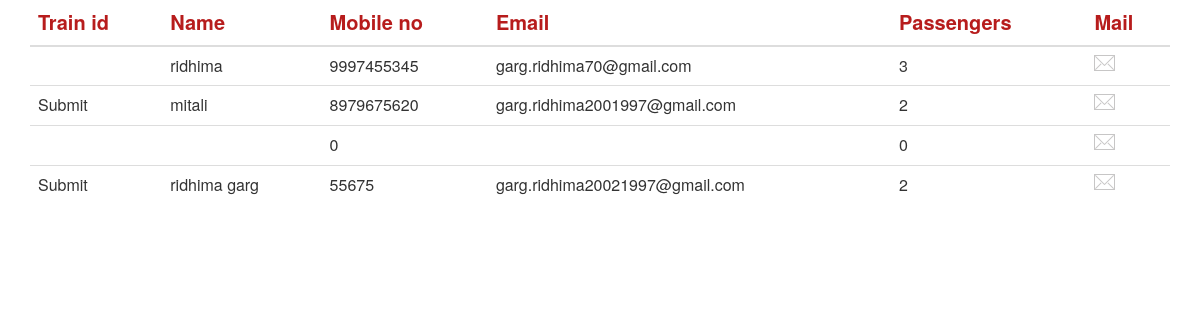
Screenshot of /trainfirstbooking.php with the database file from the repository.
### tables this page shows
CREATE TABLE `enquirytrainfirst` (
  `trainid` varchar(30) NOT NULL,
  `name` varchar(30) NOT NULL,
  `mobileno` bigint(30) NOT NULL,
  `email` varchar(30) NOT NULL,
  `passenger` int(30) NOT NULL
);

### trainfirstbooking.php (the view, shortened to what this page needs)
<?php include 'includes/connection.inc.php';?>
<head>
<link rel="stylesheet" type="text/css" href="css/style.css">
    <link rel="stylesheet" type="text/css" href="css/newstyle.css">
<link rel="stylesheet" href="https://maxcdn.bootstrapcdn.com/bootstrap/3.3.7/css/bootstrap.min.css">
</head>
<div class="container">
  <table class="table table-hover">
    <thead style="color:#B71C1C; font-weight:bolder; font-size:20px;">
      <tr>
        <th>Train id</th>
        <th>Name</th>
        <th>Mobile no</th>
        <th>Email</th>
        <th>Passengers</th>
        <th>Mail</th>
      </tr>
    </thead>
<?php
$query ="select * from enquirytrainfirst ";
$query_run =mysqli_query($con,$query);
if($query_run)
{
while($row=mysqli_fetch_assoc($query_run)){
	?>
	<tr>
 <td ><?php echo $row['trainid']; ?></td>
  <td ><?php echo $row['name'];  ?></td>
                  <td ><?php echo $row['mobileno'];  ?></td>
               <td ><?php echo $row['email']; ?></td>
                <td><?php echo $row['passenger']; ?></td>
                <td><a href="#"><img src="images/mail.png"></a></td>
              </tr>
              <?php
}
}
?>
   </table>
      </div>

### css/newstyle.css (style rules this page uses)
div, figure, img, input, button { box-sizing: border-box; }
img { display: block; max-width: 100%; }
a { text-decoration: none; }

### rows the page displays
enquirytrainfirst: name "ridhima", mobileno "9997455345", email "garg.ridhima70@gmail.com", passenger "3"
enquirytrainfirst: trainid "Submit", name "mitali", mobileno "8979675620", email "garg.ridhima2001997@gmail.com", passenger "2"
enquirytrainfirst: mobileno "0", passenger "0"
enquirytrainfirst: trainid "Submit", name "ridhima garg", mobileno "55675", email "garg.ridhima20021997@gmail.com", passenger "2"
